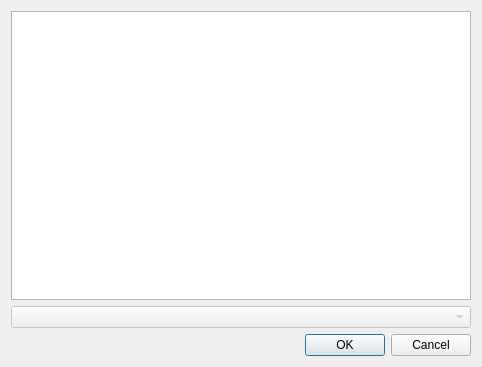
<?xml version="1.0" encoding="UTF-8"?>
<ui version="4.0">
 <class>Dialog_selectitems</class>
 <widget class="QDialog" name="Dialog_selectitems">
  <property name="geometry">
   <rect>
    <x>0</x>
    <y>0</y>
    <width>482</width>
    <height>367</height>
   </rect>
  </property>
  <property name="windowTitle">
   <string>Select Items</string>
  </property>
  <layout class="QGridLayout" name="gridLayout">
   <item row="0" column="0">
    <widget class="QListView" name="listView"/>
   </item>
   <item row="1" column="0">
    <widget class="QComboBox" name="comboBox">
     <property name="enabled">
      <bool>false</bool>
     </property>
    </widget>
   </item>
   <item row="2" column="0">
    <widget class="QDialogButtonBox" name="buttonBox">
     <property name="orientation">
      <enum>Qt::Horizontal</enum>
     </property>
     <property name="standardButtons">
      <set>QDialogButtonBox::Cancel|QDialogButtonBox::Ok</set>
     </property>
    </widget>
   </item>
  </layout>
 </widget>
 <resources/>
 <connections>
  <connection>
   <sender>buttonBox</sender>
   <signal>accepted()</signal>
   <receiver>Dialog_selectitems</receiver>
   <slot>accept()</slot>
   <hints>
    <hint type="sourcelabel">
     <x>248</x>
     <y>254</y>
    </hint>
    <hint type="destinationlabel">
     <x>157</x>
     <y>274</y>
    </hint>
   </hints>
  </connection>
  <connection>
   <sender>buttonBox</sender>
   <signal>rejected()</signal>
   <receiver>Dialog_selectitems</receiver>
   <slot>reject()</slot>
   <hints>
    <hint type="sourcelabel">
     <x>316</x>
     <y>260</y>
    </hint>
    <hint type="destinationlabel">
     <x>286</x>
     <y>274</y>
    </hint>
   </hints>
  </connection>
 </connections>
</ui>
